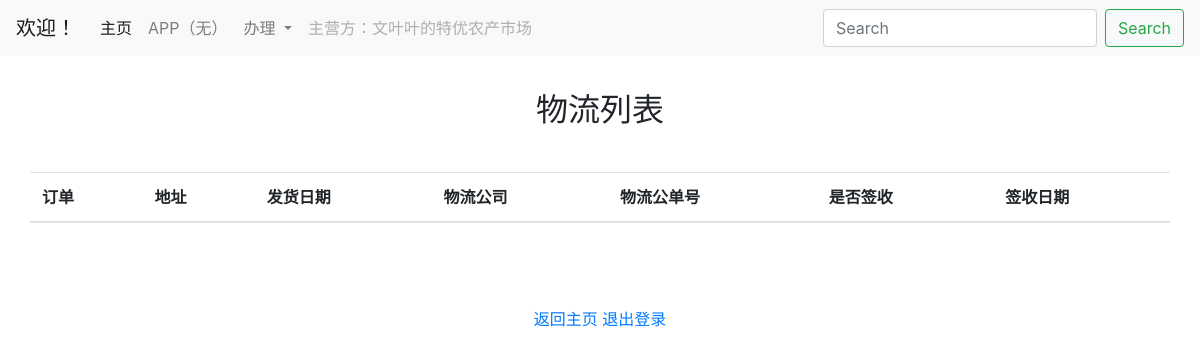
/Ship/ (signed in), run on an earlier commit of the app's database.
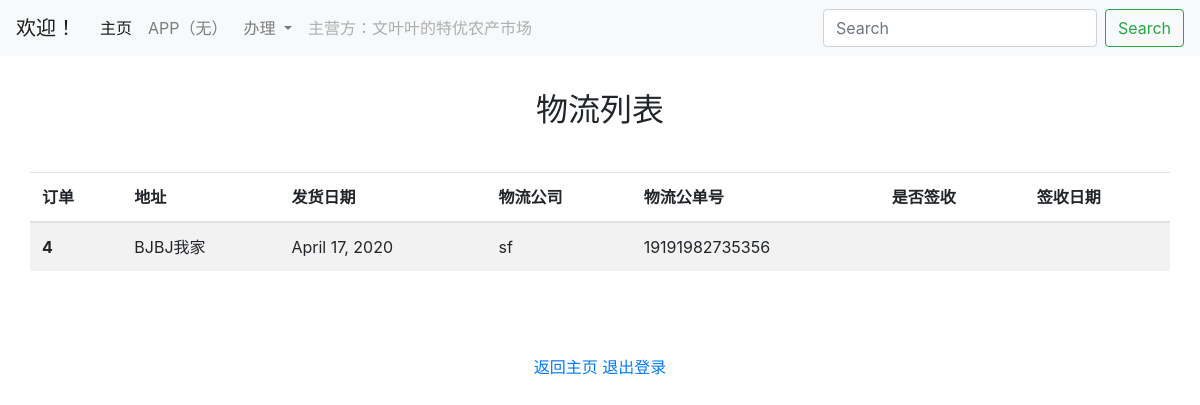
And on a later commit of the database.
### Ship/models.py (models this page shows)
class Shipment(models.Model):
    owner = models.ForeignKey('Order.Order', on_delete=models.CASCADE,)
    address = models.ForeignKey('shippingaddress',on_delete=models.CASCADE,)
    send_date = models.DateField(blank = True)
    ship_cmpn = models.CharField(max_length = 16)  # 页面提供快速选项
    ship_num = models.CharField(max_length = 16)
    is_accepted = models.BooleanField(default = False)
    accept_date = models.DateField(blank = True)

class ShippingAddress(models.Model):
    user = models.ForeignKey('User.EndUser', on_delete=models.CASCADE, )
    is_daily_used = models.BooleanField(default = True)
    receiver_name = models.CharField(max_length = 20,)
    receiver_mp = models.CharField(max_length=11, blank = True)
    receiver_province = models.CharField(max_length = 20)
    receiver_city = models.CharField(max_length = 20)
    receiver_dist = models.CharField(max_length = 20)
    receiver_addr = models.CharField(max_length = 20)
    def __str__(self):
        return self.receiver_province+self.receiver_city+self.receiver_addr

### Order/models.py (models this page shows)
class AbstractOrder(models.Model):
    orderer = models.ForeignKey('User.EndUser', on_delete=models.CASCADE, )
    orderdate = models.DateField(auto_now=False,default=now().today())
    payment = models.ForeignKey('Pay.Payment', on_delete=models.CASCADE, null    = True)
    payment_type = models.CharField(max_length = 12, choices=[('CASH', 'cash'), ( 'SCORES', 'scores'), ], default = 'cash')
    cost = models.PositiveIntegerField(default = 0)
    order_status = models.ForeignKey('OrderStatus', on_delete=models.CASCADE,  verbose_name = '订单状态')
    class Meta:
        abstract = True

class Order(AbstractOrder):
    orderscoreid = models.AutoField(primary_key=True, verbose_name = '订单自然ID')
    orderer = models.ForeignKey("User.EndUser",
                                on_delete=models.CASCADE,
                                null=True,
                                related_name='get_orderscore',
                                verbose_name = '下单',)
    cost = models.IntegerField(default = 0, verbose_name = '金额')
    goods = models.ManyToManyField("Product.Products", symmetrical=False,  verbose_name = '订单商品')
    orderdate = models.DateField(null=True,  verbose_name = '订单日期')
    orderer_sc = models.IntegerField(default = 0, null=True,  verbose_name = '订单积分')
    up1 = models.ForeignKey("User.EndUser",
                            on_delete=models.CASCADE,
                            null=True,
                            related_name='get_up1',
                             verbose_name = '上一级' )
    up2 = models.ForeignKey("User.EndUser",
                            on_delete=models.CASCADE,
                            null=True,
                            related_name='get_up2',
                            verbose_name = '上二级' )
    up1_sc = models.IntegerField(default = 0, null=True, verbose_name = '上一级积分')
    up2_sc = models.IntegerField(default = 0, null=True, verbose_name = '上二级积分')
    def __str__(self):
        return str(self.orderscoreid)
    pass

### Ship/views.py (the view)
# urls.py: path('', ShipmentList.as_view(), name = 'Ship_List'),
class ShipmentList(LoginRequiredMixin, ListView):
    model = Shipment
    queryset = Shipment.objects.all()[:10]
    login_url = '/accounts/login/'
    template_name = 'Ship/ship.html'

### templates/Ship/ship.html
{% extends "product_base.html" %}
{% block product %}
<div class="container">
<div class="row">
<div class="col-md-4"></div>
<div class="col-md-4">
<div class ="text-center" style="padding-bottom:10%;padding-top:10%;">
    <h2>物流列表</h2>
    </div>
    </div>
    </div>
    </div>
    <table class="table table-striped table-hover" >
  <thead>
    <tr>
      <th scope="col">订单</th>
      <th scope="col">地址</th>
      <th scope="col">发货日期</th>
      <th scope="col">物流公司</th>
      <th scope="col">物流公单号</th>
      <th scope="col">是否签收</th>
      <th scope="col">签收日期</th>
    </tr>
  </thead>
  <tbody>
  {% for c in object_list %}
    <tr>
      <th scope="row">{{ c.owner }} </th>
      <td> {{ c.address }}</td>
      <td> {{ c.send_date }}</td>
      <td>{{ c.ship_cmpn }}</td>
      <td>{{ c.ship_num }}</td>
      <td>{{ c.is_accetped}}</td>
      <td>{{ c.is_accept_date}}</td>
    </tr>
{% endfor %}
  </tbody>
</table>
{% endblock %}

What changed in the data, as far as the page shows it:
added Shipment: owner "4", address "BJBJ我家", send_date "April 17, 2020", ship_cmpn "sf", ship_num "19191982735356"
